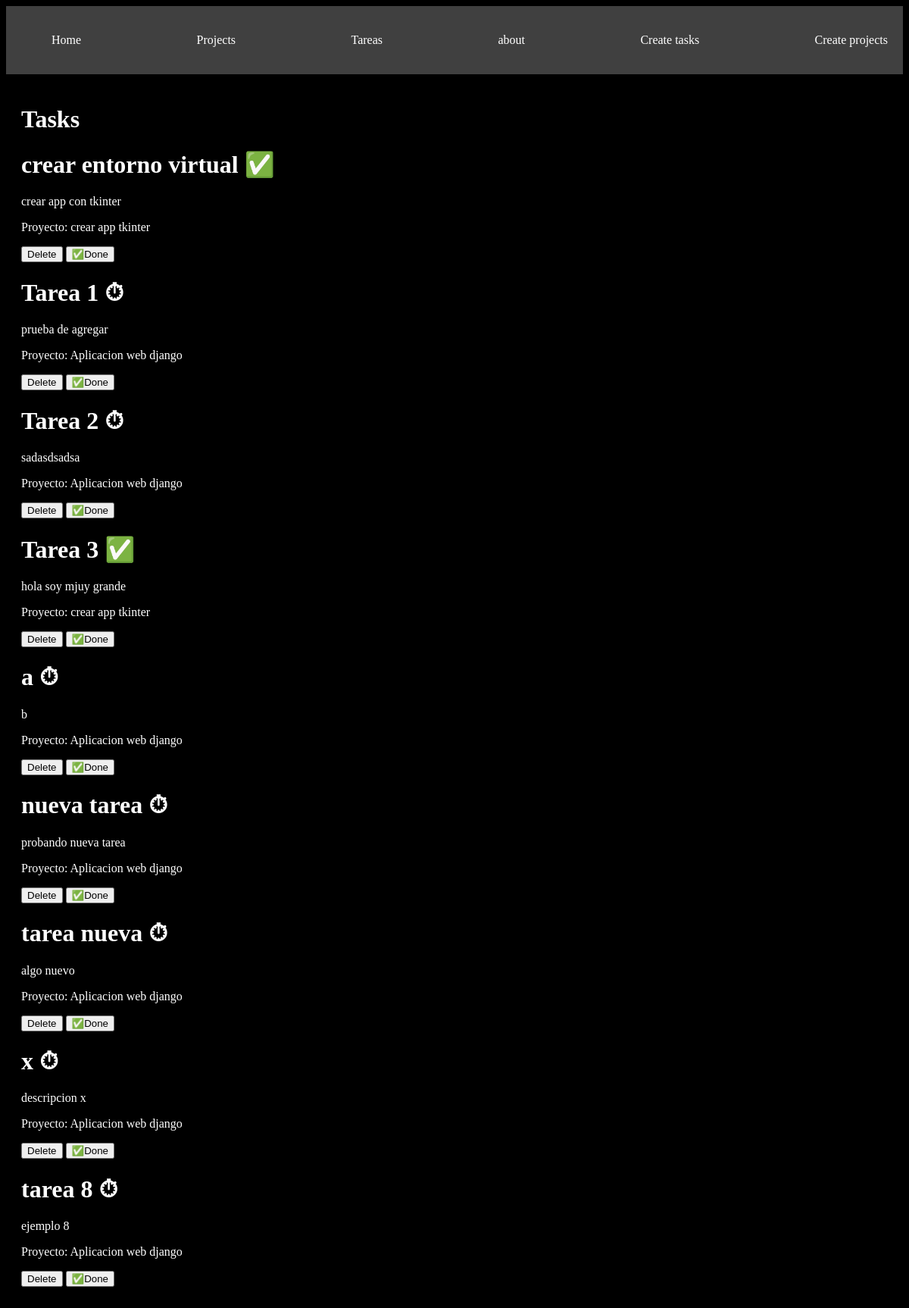
/tasks/, run on the app's committed database.
### myapp/models.py (models this page shows, shortened)
class Task(models.Model):
    title=models.CharField(max_length=200)
    description=models.TextField()
    project=models.ForeignKey(Project, on_delete=models.CASCADE)
    done=models.BooleanField(default=False)

class Project(models.Model):#hereda los modelos que django ya trae
    name=models.CharField(max_length=200)
    def __str__(self):
        return self.name

### myapp/views.py (the view)
# urls.py: path('tasks/',views.task,name="tasks"),
def task(request):
    tasks=Task.objects.all()
    return render(request,'tasks.html',{
        'tasks': tasks
    })

### myapp/templates/tasks.html
{% extends 'layouts/base.html' %}
{% block content %}
<h1>Tasks</h1>
{% for tarea in tasks %}
<div>
    <h1>{{tarea.title}} {% if tarea.done == False %}⏱{% else %}✅{% endif %}</h1>
    <p>{{tarea.description}}</p>
    <p>Proyecto: {{tarea.project}}</p>
    <button>
        Delete
    </button>
    <button>
        ✅Done
    </button>
</div>
{% endfor %}
{% endblock %}

### myapp/templates/layouts/base.html (shortened to what this page needs)
{% load static %}
<!DOCTYPE html>
<html lang="en">
<head>
    <link rel="stylesheet" href="{% static '/styles/main.css' %}">
</head>
<body>
    <nav class="navbar container">
        <ul>
            <li>
                <a href="/">Home</a>
            </li>
            <li>
                <a href="/projects">Projects</a>
            </li>
            <li>
                <a href="/tasks">Tareas</a>
            <li>
                <a href="/about">about</a>
            </li>
            <li>
                <a href="/create_tasks">Create tasks</a>
            </li>
            <li>
                <a href="/create_project">Create projects</a>
            </li>
        </ul>
    </nav>
    <main class="container">
        {% block content %}
        {% endblock %}
    </main>
</body>
</html>

### myapp/static/styles/main.css (style rules this page uses)
body { background-color: black; color: white; }
.navbar { background: #404040; padding: 10px 0; }
.navbar ul { display: flex; justify-content: space-between; }
.navbar ul li { list-style: none; }
.navbar ul li a { color: white; text-decoration: none; }
.container { max-width: 1200px; padding: 20px; margin: auto; }

### data on the page
Task: title "crear entorno virtual", description "crear app con tkinter", project "crear app tkinter"
Task: title "Tarea 1", description "prueba de agregar", project "Aplicacion web django"
Task: title "Tarea 2", description "sadasdsadsa", project "Aplicacion web django"
Task: title "Tarea 3", description "hola soy mjuy grande", project "crear app tkinter"
Task: title "a", description "b", project "Aplicacion web django"
Task: title "nueva tarea", description "probando nueva tarea", project "Aplicacion web django"
Task: title "tarea nueva", description "algo nuevo", project "Aplicacion web django"
Task: title "x", description "descripcion x", project "Aplicacion web django"
Task: title "tarea 8", description "ejemplo 8", project "Aplicacion web django"
